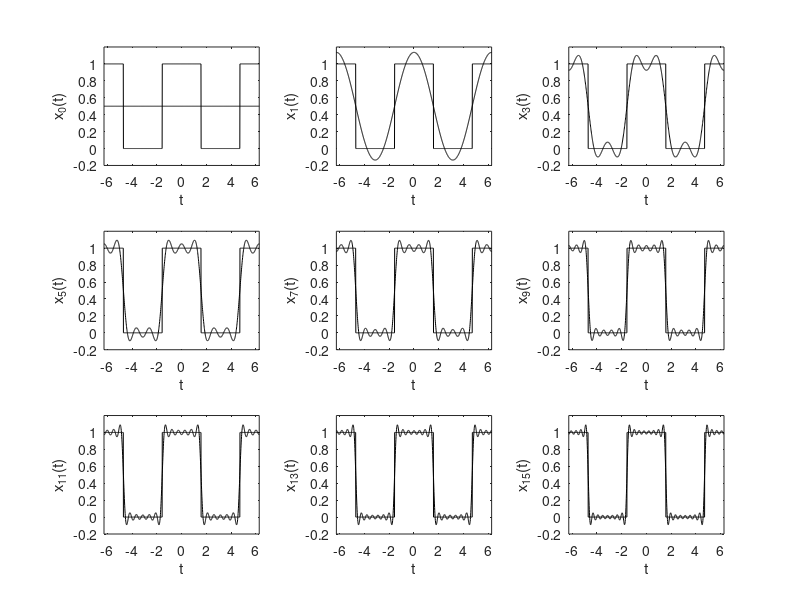

This chart was generated by the following MATLAB code:
%x = inline('mod(t+pi/2,2*pi)<=pi'); 
t = linspace(-2*pi,2*pi,1000);
x = mod(t+pi/2,2*pi)<=pi;
        sumterms = zeros(16,length(t)); sumterms(1,:) = 1/2;
        for n = 1:size(sumterms,1)-1;
            sumterms(n+1,:) = (2/(pi*n)*sin(pi*n/2))*cos(n*t);
        end
        x_N = cumsum(sumterms); figure(1); clf; ind = 0;
        for N = [0,1:2:size(sumterms,1)-1],
            ind = ind+1; subplot(3,3,ind);
           x=x*1
            plot(t,x_N(N+1,:),'k',t,x,'k-'); axis([-2*pi 2*pi -0.2 1.2]);
            xlabel('t'); ylabel(['x_{',num2str(N),'}(t)']);
        end
output=x_N;